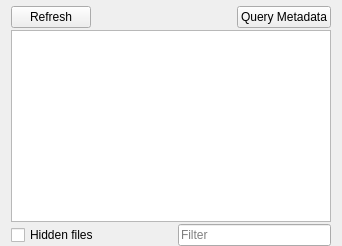
<?xml version="1.0" encoding="UTF-8"?>
<ui version="4.0">
 <class>DownloadsTab</class>
 <widget class="QWidget" name="downloadsPanel">
  <layout class="QVBoxLayout" name="verticalLayout_7">
   <property name="spacing">
    <number>2</number>
   </property>
   <property name="topMargin">
    <number>6</number>
   </property>
   <property name="bottomMargin">
    <number>0</number>
   </property>
   <item>
    <layout class="QHBoxLayout" name="horizontalLayout" stretch="0,0">
     <item>
      <widget class="QPushButton" name="btnRefreshDownloads">
       <property name="toolTip">
        <string>Refresh the downloads.</string>
       </property>
       <property name="whatsThis">
        <string>Refresh the downloads.</string>
       </property>
       <property name="text">
        <string>Refresh</string>
       </property>
       <property name="icon">
        <iconset resource="resources.qrc">
         <normaloff>:/MO/gui/resources/view-refresh.png</normaloff>:/MO/gui/resources/view-refresh.png</iconset>
       </property>
      </widget>
     </item>
     <item>
      <spacer name="horizontalSpacer_7">
       <property name="orientation">
        <enum>Qt::Horizontal</enum>
       </property>
       <property name="sizeHint" stdset="0">
        <size>
         <width>40</width>
         <height>20</height>
        </size>
       </property>
      </spacer>
     </item>
     <item>
      <widget class="QPushButton" name="btnQueryDownloadsInfo">
       <property name="sizePolicy">
        <sizepolicy hsizetype="Minimum" vsizetype="Fixed">
         <horstretch>0</horstretch>
         <verstretch>0</verstretch>
        </sizepolicy>
       </property>
       <property name="contextMenuPolicy">
        <enum>Qt::ContextMenuPolicy::DefaultContextMenu</enum>
       </property>
       <property name="text">
        <string>Query Metadata</string>
       </property>
       <property name="icon">
        <iconset resource="resources.qrc">
         <normaloff>:/MO/gui/resources/system-search.png</normaloff>:/MO/gui/resources/system-search.png</iconset>
       </property>
      </widget>
     </item>
    </layout>
   </item>
   <item>
    <layout class="QVBoxLayout" name="downloadLayout">
     <item>
      <widget class="DownloadListView" name="downloadView">
       <property name="minimumSize">
        <size>
         <width>320</width>
         <height>0</height>
        </size>
       </property>
       <property name="contextMenuPolicy">
        <enum>Qt::CustomContextMenu</enum>
       </property>
       <property name="acceptDrops">
        <bool>true</bool>
       </property>
       <property name="toolTip">
        <string/>
       </property>
       <property name="whatsThis">
        <string>This is a list of mods you downloaded from Nexus. Double click one to install it. You can also drag an archive into here.</string>
       </property>
       <property name="dragEnabled">
        <bool>true</bool>
       </property>
       <property name="dragDropMode">
        <enum>QAbstractItemView::DragDrop</enum>
       </property>
       <property name="defaultDropAction">
        <enum>Qt::MoveAction</enum>
       </property>
       <property name="alternatingRowColors">
        <bool>true</bool>
       </property>
       <property name="selectionMode">
        <enum>QAbstractItemView::ExtendedSelection</enum>
       </property>
       <property name="selectionBehavior">
        <enum>QAbstractItemView::SelectRows</enum>
       </property>
       <property name="verticalScrollMode">
        <enum>QAbstractItemView::ScrollPerPixel</enum>
       </property>
       <property name="indentation">
        <number>0</number>
       </property>
       <property name="uniformRowHeights">
        <bool>true</bool>
       </property>
       <property name="itemsExpandable">
        <bool>false</bool>
       </property>
       <property name="sortingEnabled">
        <bool>true</bool>
       </property>
      </widget>
     </item>
    </layout>
   </item>
   <item>
    <layout class="QHBoxLayout" name="horizontalLayout_16" stretch="1,1,2">
     <item>
      <widget class="QCheckBox" name="showHiddenBox">
       <property name="toolTip">
        <string>Show downloads marked as hidden.</string>
       </property>
       <property name="whatsThis">
        <string>Show downloads marked as hidden.</string>
       </property>
       <property name="text">
        <string>Hidden files</string>
       </property>
      </widget>
     </item>
     <item>
      <spacer name="horizontalSpacer_6">
       <property name="orientation">
        <enum>Qt::Horizontal</enum>
       </property>
       <property name="sizeHint" stdset="0">
        <size>
         <width>40</width>
         <height>20</height>
        </size>
       </property>
      </spacer>
     </item>
     <item>
      <widget class="QLineEdit" name="downloadFilterEdit">
       <property name="toolTip">
        <string>Filter the list of downloads.</string>
       </property>
       <property name="whatsThis">
        <string>Filter the list of downloads.</string>
       </property>
       <property name="placeholderText">
        <string>Filter</string>
       </property>
      </widget>
     </item>
    </layout>
   </item>
  </layout>
 </widget>
 <customwidgets>
  <customwidget>
   <class>DownloadListView</class>
   <extends>QTreeView</extends>
   <header>downloadlistview.h</header>
  </customwidget>
 </customwidgets>
 <resources>
  <include location="resources.qrc"/>
 </resources>
 <connections/>
</ui>
